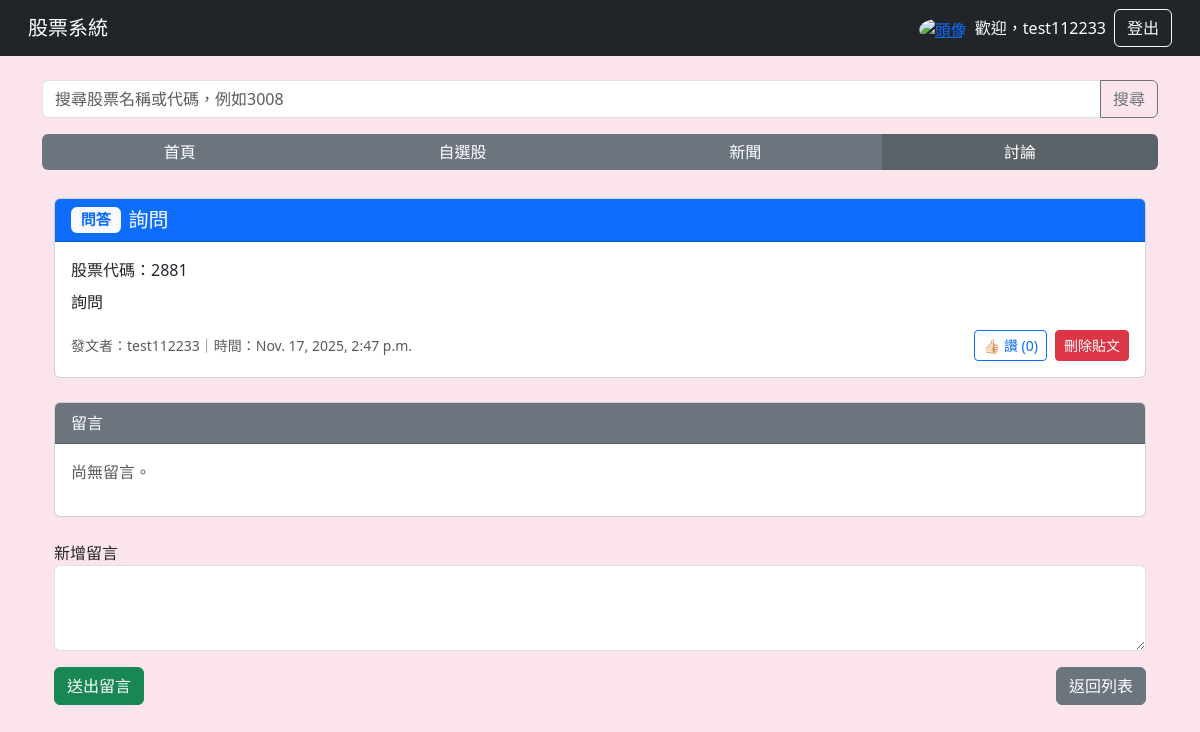
/forum/9/ (signed in), run on an earlier commit of the app's database.
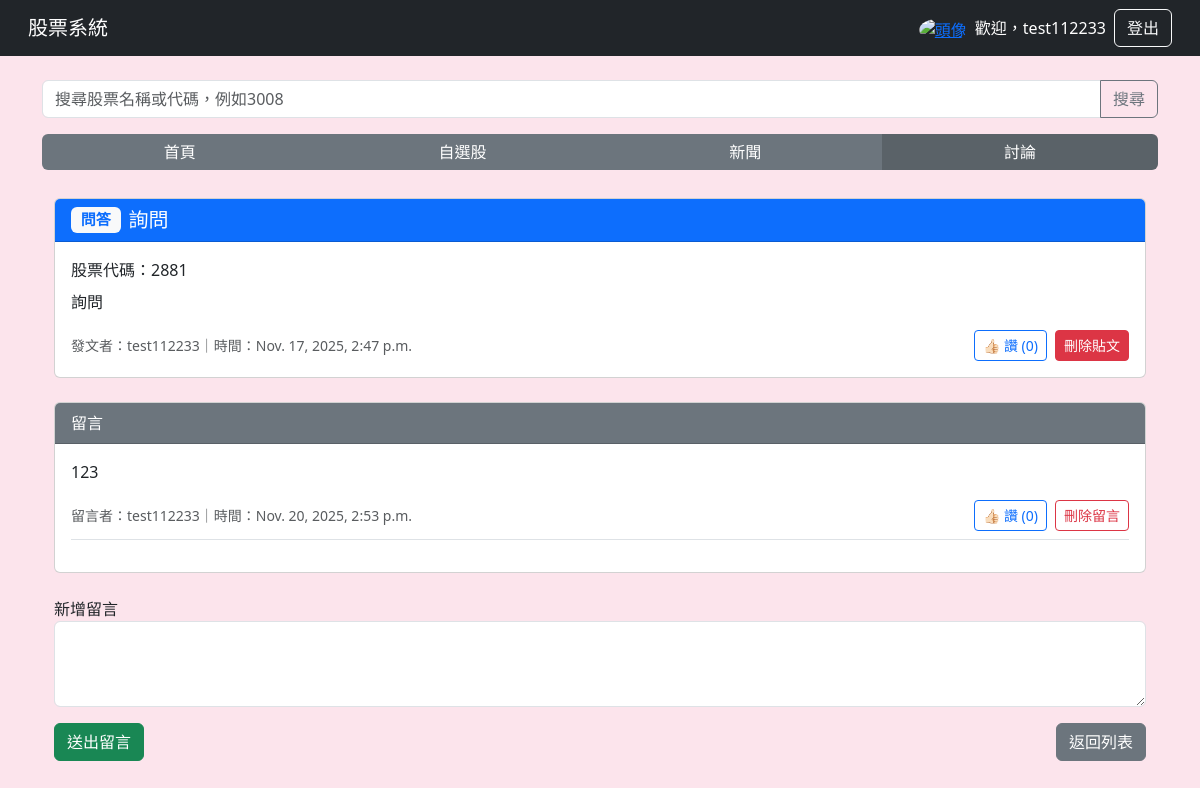
And on a later commit of the database.
### main/models.py (models this page shows, shortened)
class Comment(models.Model):
    post = models.ForeignKey(Post, related_name="comments", on_delete=models.CASCADE)
    author = models.ForeignKey(User, on_delete=models.CASCADE)
    content = models.TextField()
    created_at = models.DateTimeField(auto_now_add=True)

### main/views.py (the view)
# urls.py: path("forum/<int:post_id>/", views.forum_post, name="forum_post"),
def forum_post(request, post_id):
    post = get_object_or_404(Post, id=post_id)
    comments = (
        post.comments
            .all()
            .annotate(likes_count=Count("likes"))
            .order_by("created_at")
    )
    user_id = request.user.id if request.user.is_authenticated else None
    liked_comment_ids = set()
    if user_id:
        liked_comment_ids = set(
            CommentLike.objects
                .filter(user_id=user_id, comment__post=post)
                .values_list("comment_id", flat=True)
        )
    for c in comments:
        c.liked_by_user = c.id in liked_comment_ids
    post.likes_count = PostLike.objects.filter(post=post).count()
    if user_id:
        post.liked_by_user = PostLike.objects.filter(
            post=post,
            user_id=user_id,
        ).exists()
    else:
        post.liked_by_user = False
    return render(
        request,
        "forum_post.html",
        {
            "post": post,
            "comments": comments,
            "user_id": user_id,
        },
    )

### templates/forum_post.html (shortened to what the changed rows need)
{% extends "base.html" %}
{% block content %}
<div class="container mt-1">
    <div class="card mb-4">
            <div class="card-body">
                {% if comments %}
                {% for comment in comments %}
                    <div class="border-bottom mb-3 pb-2">
                        <p>{{ comment.content }}</p>
                        <div class="d-flex justify-content-between align-items-center">
                            <small class="text-muted">
                                留言者：{{ comment.author.username }}｜時間：{{ comment.created_at }}
                            </small>
                            <div class="d-flex align-items-center gap-2">
                                {% if user_id %}
                                    <form method="POST"
                                        action="/forum/{{ post.id }}/comment/{{ comment.id }}/like/"
                                        class="mb-0">
                                        {% if comment.liked_by_user %}
                                            <button class="btn btn-sm btn-primary">
                                                取消讚 ({{ comment.likes_count }})
                                            </button>
                                        {% else %}
                                            <button class="btn btn-sm btn-outline-primary">
                                                👍🏻 讚 ({{ comment.likes_count }})
                                            </button>
                                        {% endif %}
                                    </form>
                                {% else %}
                                    <span class="text-muted small">
                                        👍🏻 {{ comment.likes_count }}
                                    </span>
                                {% endif %}
                                {% if user_id and user_id == comment.author.id or user_id == post.author.id %}
                                    <form method="POST"
                                        action="/forum/{{ post.id }}/comment/{{ comment.id }}/delete/"
                                        class="mb-0"
                                        onsubmit="return confirm('確定要刪除這則留言嗎？刪除後將無法復原。');">
                                        <button class="btn btn-sm btn-outline-danger">
                                            刪除留言
                                        </button>
                                    </form>
                                {% endif %}
                            </div>
                        </div>
                    </div>
                {% endfor %}
            {% else %}
                <p class="text-muted">尚無留言。</p>
            {% endif %}
        </div>
    </div>
</div>
{% endblock %}

What changed in the data, as far as the page shows it:
added Comment: content "123", author.username "test112233", created_at "Nov. 20, 2025, 2:53 p.m.", likes_count "0"
Also different on the page:
text no longer shown: "尚無留言。"
